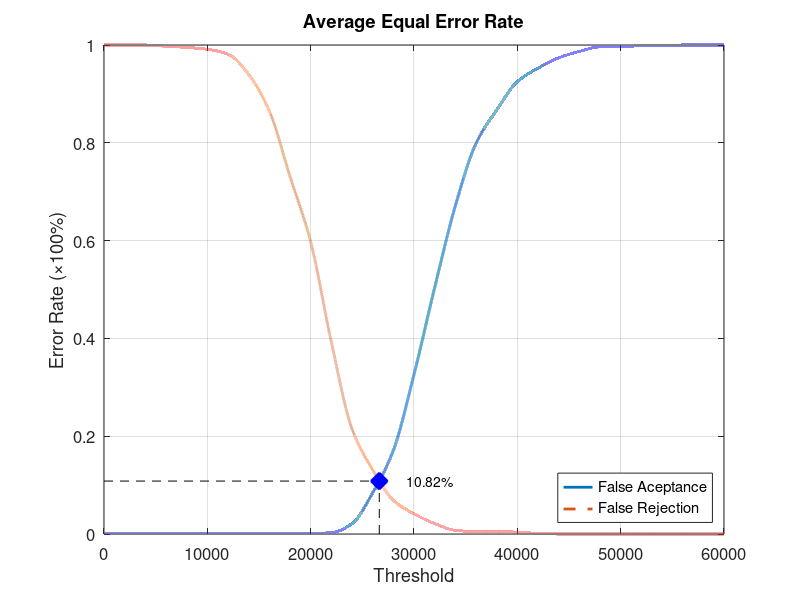
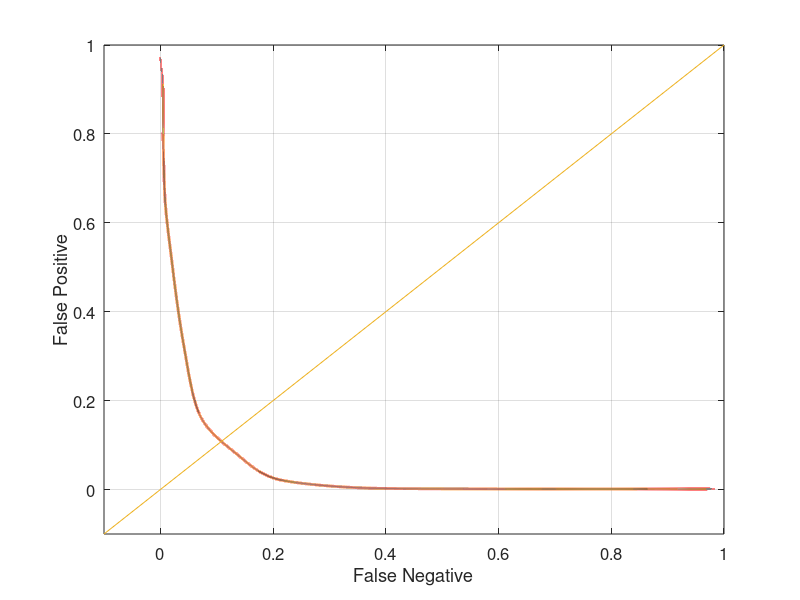

These figures' MATLAB source, in order:
function yEER = Experiment2Average
close all;
clear;
clc;
x = 0:2000:60000;
xq = 0:0.5:60000;

y0 = [0 0.00131579 0.00131579 0.00131579 0.00131579 0.00131579 0.00131579 0.00131579 0.00131579 0.00131579 0.00131579 0.00263158 0.0210526 0.0842105 0.171053 0.326316 0.503947 0.671053 0.798684 0.867105 0.925 0.952632 0.973684 0.986842 0.996053 0.996053 0.998684 0.998684 1 1 1];
yy0 = interp1(x, y0, xq, 'pchip');
y1 = [1 1 1 0.9975 0.995 0.99125 0.98125 0.94 0.865 0.73125 0.5975 0.3925 0.215 0.13125 0.06875 0.04125 0.02125 0.0075 0.005 0.005 0.00375 0.00125 0 0 0 0 0 0 0 0 0];
yy1 = interp1(x, y1, xq, 'pchip');

% Calculating EER: 
y2 = abs(y0 - y1);
find(y2 == min(y2))
yy2 = abs(yy0 - yy1);
xEER = find(yy2 == min(yy2));
xEERIndex = xq(xEER) % X-axis EER
yEER = yy0(xEER) % Y-axis EER

main = figure
plot(xq, yy0,'-','LineWidth', 2);	hold on
plot(xq, yy1,'--','LineWidth', 2);	hold on
plot([xEERIndex xEERIndex], [0 yEER], 'k--');	hold on
plot([0 xEERIndex], [yEER yEER], 'k--');	hold on
plot(xEERIndex, yEER, 'bx', 'LineWidth', 10);	hold on
text(xEERIndex + 10 * xEERIndex / 100, yEER, [num2str(round((10000 * yEER)) / 100) '%'])
legend('False Aceptance', 'False Rejection', 'Location', 'SouthEast')
xlabel('Threshold')
ylabel('Error Rate (\times100%)')
title('Average Equal Error Rate')
set(gca, 'FontSize', 12)
axis([0 60000 0 1])
grid on

print(main, 'Experiment2AverageMain', '-dpng');
FNRxFPR = figure('Color', [1 1 1]);
plot(yy1, yy0, '-', yy1, yy0, 'LineWidth', 2);
hold on
y = -0.1:0.1:1
plot(y, y); 
set(gca, 'FontSize', 12)
xlabel('False Negative')
ylabel('False Positive')
axis([-0.1 1 -0.1 1])
set(gca, 'FontSize', 12)
grid on

print(FNRxFPR, 'Experiment2AverageFNRxFPR','-dpng');
end
